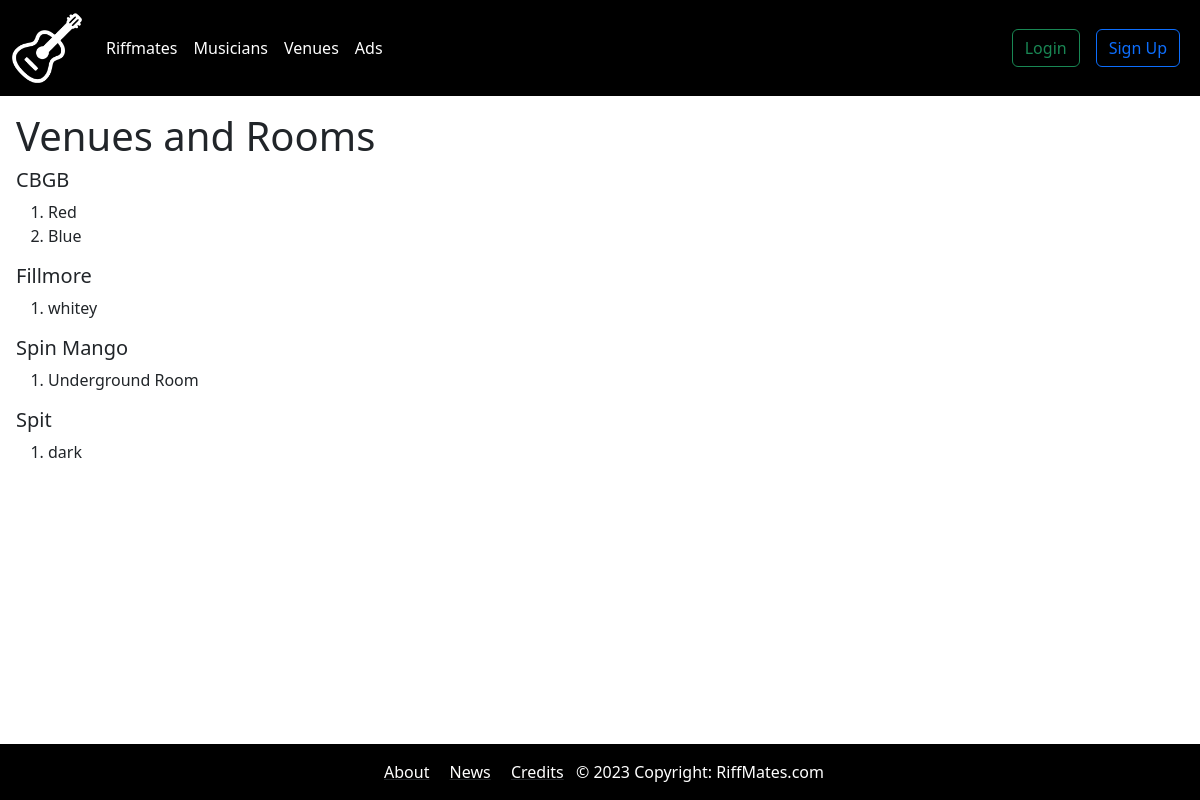
The app's page /bands/venues, older data.
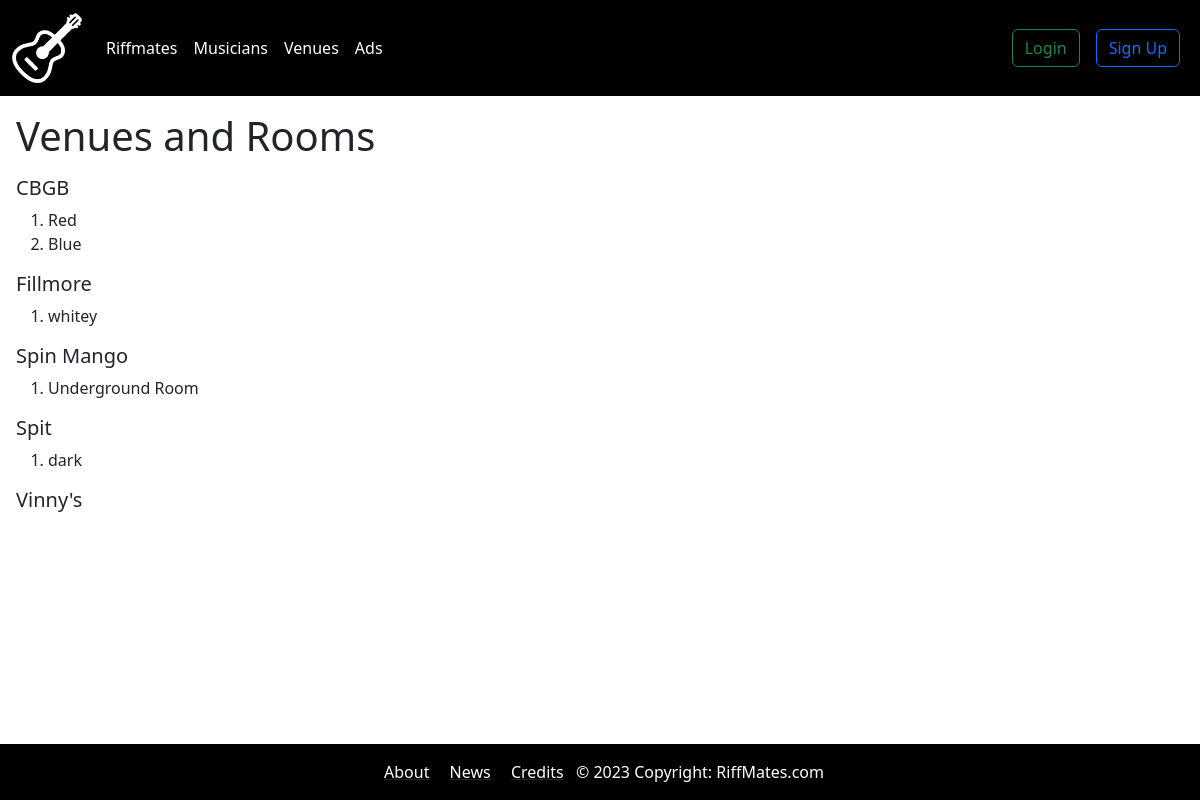
The same page, newer data.
### bands/models.py (models this page shows, shortened)
class Venue(models.Model):
    name = models.CharField(max_length=20)
    description = models.TextField(blank=True)
    picture = models.ImageField(blank=True, null=True)

class Room(models.Model):
    venue = models.ForeignKey(Venue, on_delete=models.CASCADE)
    room_name = models.CharField(max_length=20)

### bands/views.py (the view)
# urls.py: path('venues', views.get_venues, name="venues"),
def get_venues(request):
    venues = Venue.objects.all().order_by("name")
    data = {
        'venues': venues
    }
    for venue in venues:
        if request.user.is_authenticated:
            profile = request.user.userprofile
            venue.owned = \
                profile.venue_profiles.filter(\
                id=venue.id).exists()
            data['venue_owned'] = venue.owned
    return render(request, "venues.html", data)

### templates/venues.html (shortened to what this page needs)
{% extends 'base.html' %}
{% block content %}
<div class="m-3">
  <h1>Venues and Rooms</h1>
    {% for venue in venues %}
      {% if venue.owned %}
        <h5>{{ venue.name }} - <a href="{% url 'edit_venue' venue.id %}">Edit</a></h5>
      {% else %}
        <h5>{{ venue.name }}</h5>
      {% endif %}
      <ol>
        {% for room in venue.room_set.all %}
          <li>
            {{ room.room_name }}
          </li>
        {% endfor %}
      </ol>
    {% endfor %}
  </div>
{% endblock content %}

Row changes from the older to the newer data that the page shows:
added Venue: name "Vinny's"
